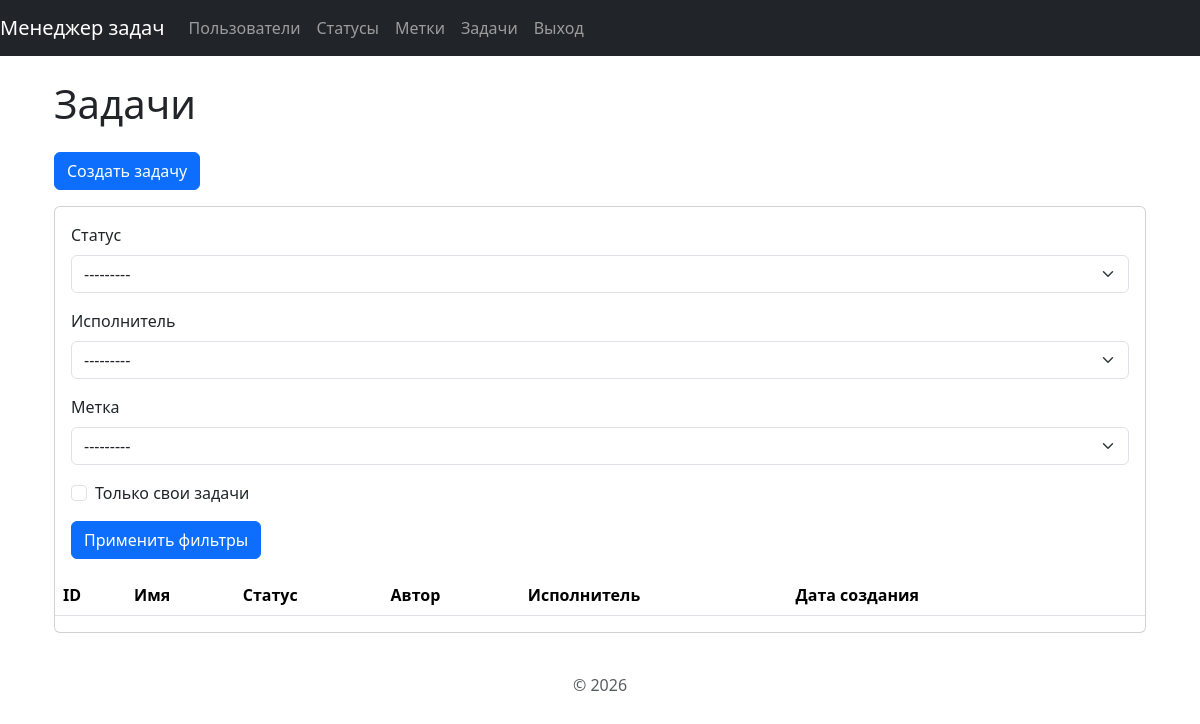
The app's page /tasks/ (signed in), older data.
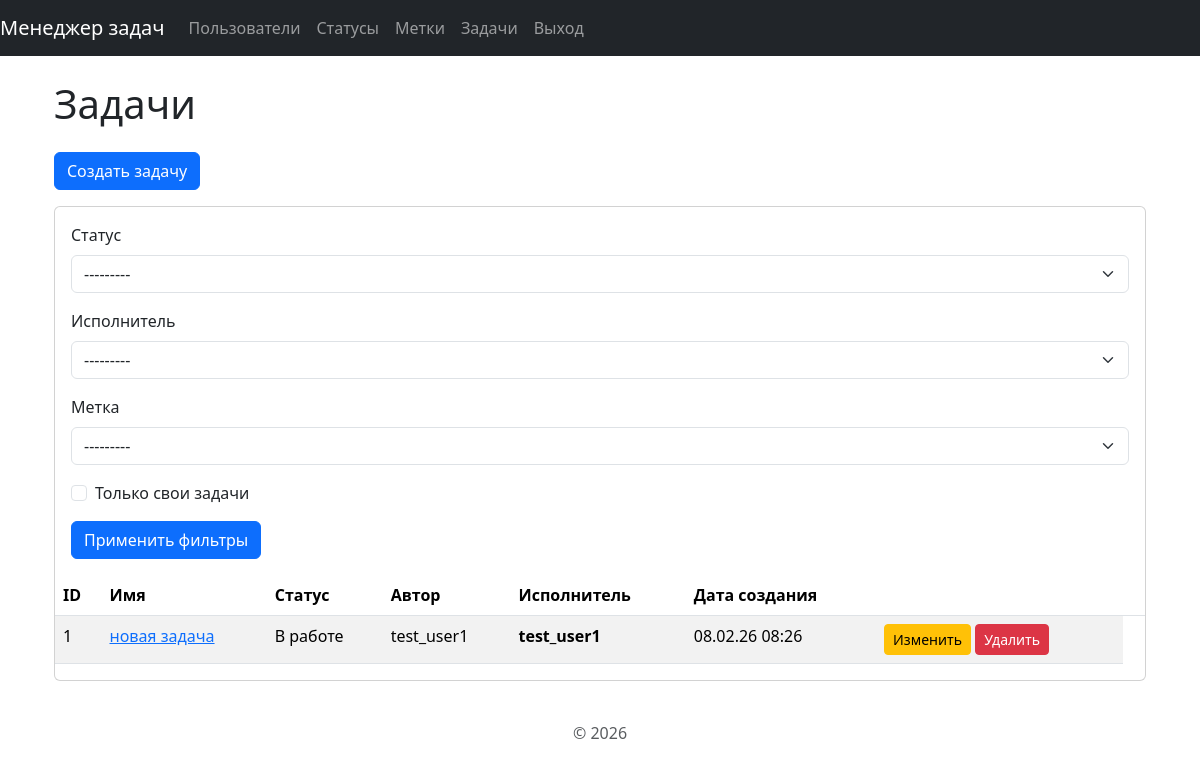
The same page, newer data.
### task_manager/tasks/models.py (models this page shows, shortened)
class Task(models.Model):
    name = models.CharField(max_length=150, verbose_name='Имя')
    description = models.TextField(verbose_name="Описание")
    status = models.ForeignKey(
        Status,
        on_delete=models.PROTECT,
        verbose_name='Статус'
    )
    author = models.ForeignKey(
        User,
        on_delete=models.PROTECT,
        related_name='authored_task',
        verbose_name='Автор'
    )
    executor = models.ForeignKey(
        User,
        on_delete=models.SET_NULL,
        related_name='assigned_tasks',
        null=True,
        verbose_name='Испольнитель'
    )
    created_at = models.DateTimeField(auto_now_add=True)
    labels = models.ManyToManyField('labels.Label',
                                    verbose_name=gettext_lazy('Метки'))

### task_manager/statuses/models.py (models this page shows)
class Status(models.Model):
    name = models.CharField(max_length=100, unique=True, verbose_name="Имя")
    created_at = models.DateTimeField(auto_now_add=True)
    def __str__(self):
        return self.name

### task_manager/tasks/views.py (the view)
# urls.py: path('', TaskListView.as_view(), name='list'),
class TaskListView(LoginRequiredMixin, ListView):
    model = Task
    template_name = 'base/list.html'
    context_object_name = 'tasks'
    def get_queryset(self):
        query_set = super().get_queryset()
        status = self.request.GET.get('status')
        executor = self.request.GET.get('executor')
        label = self.request.GET.get('label')
        my_task = self.request.GET.get('my_task')
        if status:
            query_set = query_set.filter(status_id=status)
        if executor:
            query_set = query_set.filter(executor_id=executor)
        if label:
            query_set = query_set.filter(labels__id=label).distinct()
        if my_task:
            query_set = query_set.filter(author=self.request.user)
        return query_set
    def get_context_data(self, **kwargs):
        context = super().get_context_data(**kwargs)
        filter_form = TaskFilterForm(self.request.GET or None)
        context.update({
            'title': 'Задачи',
            'create_url': 'tasks:create',
            'create_button': 'Создать задачу',
            'table_headers': ['ID','Имя','Статус','Автор','Исполнитель','Дата создания',''],
            'list_title': 'Задачи',
            'row_template': 'tasks/table_row.html',
            'filter_form': filter_form,
            'has_filter': bool(self.request.GET),
            })
        return context

### task_manager/tasks/forms.py
class TaskFilterForm(forms.Form):
    status = forms.ModelChoiceField(
        queryset=Status.objects.all(),
        required=False,
        empty_label='---------',
        label="Статус"
    )
    executor = forms.ModelChoiceField(
        queryset=User.objects.all(),
        required=False,
        empty_label='---------',
        label="Исполнитель"
    )
    label = forms.ModelChoiceField(
        queryset=Label.objects.all(),
        required=False,
        empty_label='---------',
        label="Метка"
    )
    my_task = forms.BooleanField(
        label="Только свои задачи",
        required=False
    )

### task_manager/templates/base/list.html (shortened to what this page needs)
{% extends 'base.html' %}
{% load django_bootstrap5 %}
{% block content %}
<div class="container mt-4">
    <h1 class="mb-4">{{ list_title }}</h1>
    {% if create_url and create_button %}
        <a href="{% url create_url %}" class="btn btn-primary mb-3">
             {{ create_button }}
        </a>
    {% endif %}
    {% if filter_form %}
    <div class="card mb-4">
        <div class="card-body">
            <form method="get" class="g-3">
                {% bootstrap_form filter_form %}
                <div class="col-12">
                    <div class="d-flex gap-2">
                        <button type="submit" class="btn btn-primary">
                             Применить фильтры
                        </button>
                    </div>
            </form>
        </div>
    </div>
    {% endif %}
    <table class="table table-striped table-hover">
        <thead>
            <tr>
                {% for header in table_headers %}
                    <th>{{ header }}</th>
                {% endfor %}
                <th></th>
            </tr>
        </thead>
        <tbody>
            {% block table_rows %}
                {% include row_template %}
            {% endblock %}
        </tbody>
    </table>
</div>
{% endblock %}

### task_manager/templates/tasks/table_row.html (shortened to what this page needs)
{% for task in tasks %}
    <tr>
        <td>{{ task.id }}</td>
        <td><a href="{% url 'tasks:detail_view' task.id %}"> {{ task.name }} </a></td>
        <td>{{ task.status.name }}</td>
        <td>{{ task.author.username }}</td>
        <th>{{ task.executor.username|default:"Не назначен" }}</th>
        <td>{{ task.created_at|date:"d.m.y H:i" }}</td>
        <td>
            <a href="{% url 'tasks:update' task.id %}" class="btn btn-sm btn-warning">
             Изменить
        </a>
        <a href="{% url 'tasks:delete' task.id %}" class="btn btn-sm btn-danger">
             Удалить
        </a>
        </td>
    </tr>
{% endfor %}

Row changes from the older to the newer data that the page shows:
added Task: id "1", name "новая задача", status.name "В работе", author.username "test_user1", executor.username "test_user1", created_at "08.02.26 08:26"
